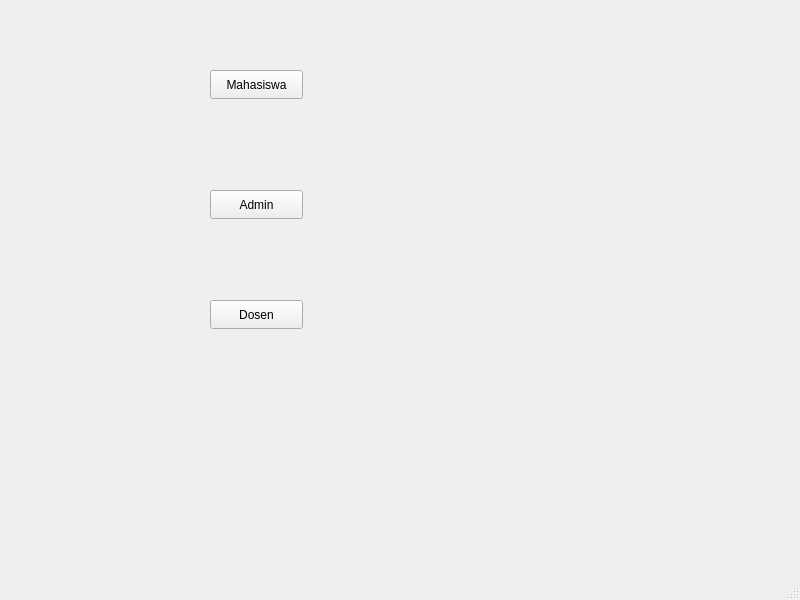
<?xml version="1.0" encoding="UTF-8"?>
<ui version="4.0">
 <class>MainWindow</class>
 <widget class="QMainWindow" name="MainWindow">
  <property name="geometry">
   <rect>
    <x>0</x>
    <y>0</y>
    <width>800</width>
    <height>600</height>
   </rect>
  </property>
  <property name="windowTitle">
   <string>MainWindow</string>
  </property>
  <widget class="QWidget" name="centralwidget">
   <widget class="QPushButton" name="btnMahasiswa">
    <property name="geometry">
     <rect>
      <x>210</x>
      <y>70</y>
      <width>93</width>
      <height>29</height>
     </rect>
    </property>
    <property name="text">
     <string>Mahasiswa</string>
    </property>
   </widget>
   <widget class="QPushButton" name="btnAdmin">
    <property name="geometry">
     <rect>
      <x>210</x>
      <y>190</y>
      <width>93</width>
      <height>29</height>
     </rect>
    </property>
    <property name="text">
     <string>Admin</string>
    </property>
   </widget>
   <widget class="QPushButton" name="btnDosen">
    <property name="geometry">
     <rect>
      <x>210</x>
      <y>300</y>
      <width>93</width>
      <height>29</height>
     </rect>
    </property>
    <property name="text">
     <string>Dosen</string>
    </property>
   </widget>
  </widget>
  <widget class="QMenuBar" name="menubar">
   <property name="geometry">
    <rect>
     <x>0</x>
     <y>0</y>
     <width>800</width>
     <height>26</height>
    </rect>
   </property>
  </widget>
  <widget class="QStatusBar" name="statusbar"/>
 </widget>
 <resources/>
 <connections/>
</ui>
